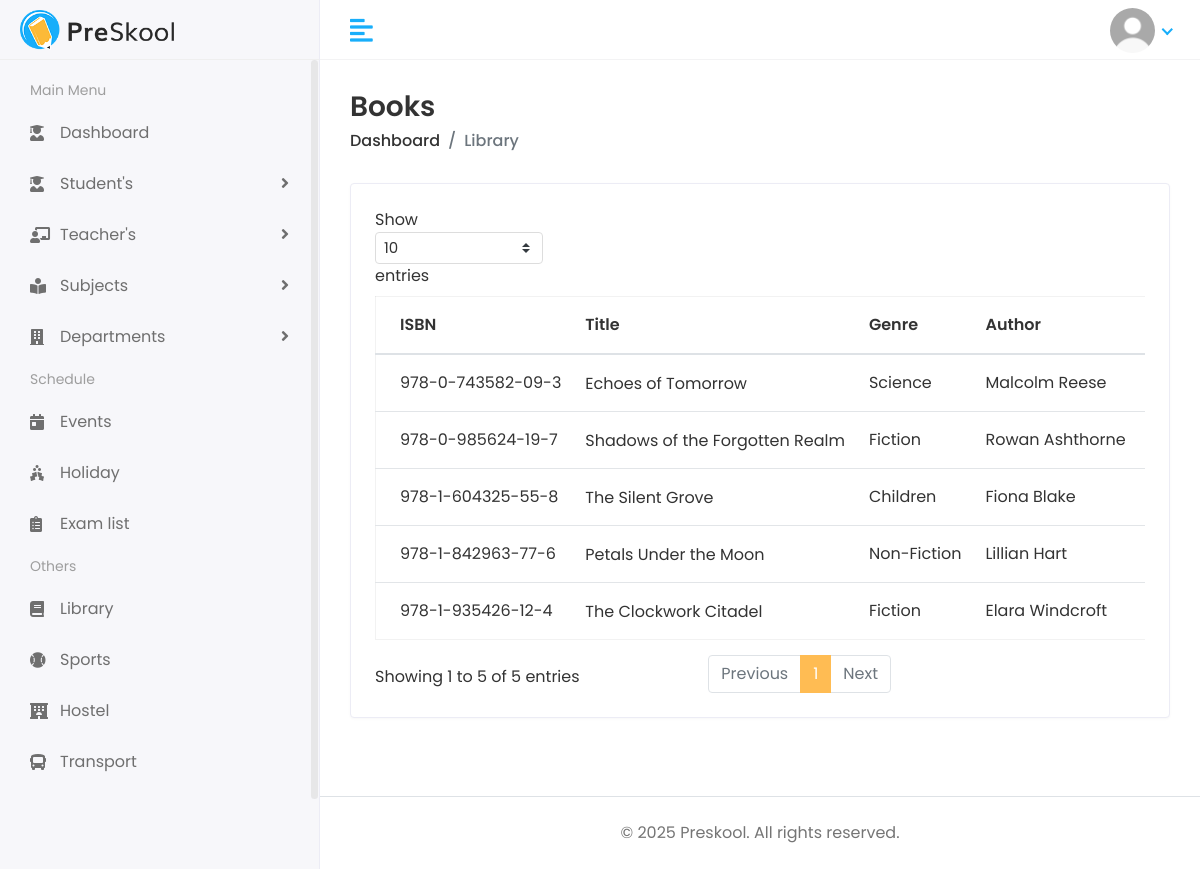
The page /others/library/ (signed in) on the database its author committed.
### home_auth/models.py (models this page shows, shortened)
class CustomUser(AbstractUser):
    username = models.CharField(max_length=100, unique=True)
    email = models.EmailField(max_length=255, unique=True, db_index=True)
    is_authorized = models.BooleanField(default=False)
    login_token = models.CharField(max_length=6, blank=True, null=True)
    first_name = models.CharField(max_length=30, blank=True)
    last_name = models.CharField(max_length=30, blank=True)
    date_joined = models.DateTimeField(auto_now_add=True)
    profile_image = models.ImageField(
        upload_to='profile_images/',
        blank=True,
        null=True,
        default='profile_images/default-profile.png'
    )
    is_student = models.BooleanField(default=False)
    is_admin = models.BooleanField(default=False)
    is_teacher = models.BooleanField(default=False)
    groups = models.ManyToManyField(
        'auth.Group',
        related_name=None,
        blank=True
    )
    user_permissions = models.ManyToManyField(
        'auth.Permission',
        related_name=None,
        blank=True
    )

### others/models.py (models this page shows, shortened)
class Book(models.Model):
    GENRE_CHOICES = [
    ('Fiction', 'Fiction'),
    ('Non-Fiction', 'Non-Fiction'),
    ('Science', 'Science'),
    ('History', 'History'),
    ('Biography', 'Biography'),
    ('Children', 'Children'),
    ('Other', 'Other'),
    ]
    title = models.CharField(max_length=200)
    isbn = models.CharField(max_length=13, unique=True)
    genre = models.CharField(max_length=50, choices=GENRE_CHOICES)
    author = models.CharField(max_length=100)
    publisher = models.CharField(max_length=100)
    publish_date = models.DateField()
    number_of_pages = models.PositiveIntegerField()
    number_of_copies = models.PositiveIntegerField(default=1)
    language = models.CharField(max_length=50, default='English')
    description = models.TextField(blank=True)
    slug = models.SlugField(max_length=255, unique=True, blank=True)

### others/views.py (the view)
# urls.py: path("library/", views.book_list, name='book_list'),
def book_list(request):
    books = Book.objects.all()
    return render(request, "others/library/librarys.html", {"books": books})

### templates/others/library/librarys.html (shortened to what this page needs)
{% extends 'Home/base.html' %}
{% load static %}
{% block body %}
<div class="page-wrapper">
    <div class="content container-fluid">
        <div class="page-header">
            <div class="row align-items-center">
                <div class="col">
                    <h3 class="page-title">Books</h3>
                    <ul class="breadcrumb">
                        <ul class="breadcrumb">
                            {% if user.is_admin %}
                            <li class="breadcrumb-item">
                                <a href="{% url 'dean_dashboard' %}">Dashboard</a>
                            </li>
                            {% elif user.is_teacher %}
                            <li class="breadcrumb-item">
                                <a href="{% url 'teacher_dashboard' %}">Dashboard</a>
                            </li>
                            {% elif user.is_student %}
                            <li class="breadcrumb-item">
                                <a href="{% url 'student_dashboard' %}">Dashboard</a>
                            </li>
                            {% endif %}
                        <li class="breadcrumb-item active">Library</li>
                    </ul>
                </div>
            </div>
        </div>
        <div class="row">
            <div class="col-sm-12">
                <div class="card card-table">
                    <div class="card-body">
                        <div class="table-responsive">
                            <table class="table table-hover table-center mb-0 datatable">
                                <thead>
                                    <tr>
                                        <th>ISBN</th>
                                        <th>Title</th>
                                        <th>Genre</th>
                                        <th>Author</th>
                                        <th>Publisher</th>
                                    </tr>
                                </thead>
                                <tbody>
                                    {% for book in books %}
                                    <tr>
                                        <td>{{ book.isbn }}</td>
                                        <td>
                                            <h2 class="table-avatar">
                                                <a href="{% url 'view_book' book.slug %}">{{ book.title }}</a>
                                            </h2>
                                        </td>
                                        <td>{{ book.genre }}</td>
                                        <td>{{ book.author }}</td>
                                        <td>{{ book.publisher }}</td>
                                    </tr>
                                    {% endfor %}
                                </tbody>
                            </table>
                        </div>
                    </div>
                </div>
            </div>
        </div>
    </div>
    <footer class="text-center py-4 mt-5 border-top">
        <p class="mb-0 text-muted">&copy; 2025 Preskool. All rights reserved.</p>
    </footer>
</div>
{% endblock %}

### templates/Home/base.html (shortened to what this page needs)
{% load static %}
<!DOCTYPE html>
<html lang="en">
<head>
   <link rel="stylesheet" href="{% static 'assets/plugins/bootstrap/css/bootstrap.min.css' %}">
   <link rel="stylesheet" href="{% static 'assets/plugins/fontawesome/css/fontawesome.min.css' %}">
   <link rel="stylesheet" href="{% static 'assets/plugins/fontawesome/css/all.min.css' %}">
   <link rel="stylesheet" href="{% static 'assets/css/style.css' %}">
</head>
<body>
   <div class="main-wrapper">
      <div class="header">
         <div class="header-left">
            {% if user.is_admin %}
            <a href="{% url 'dean_dashboard' %}" class="logo">
               <img src="{% static 'assets/img/logo.png' %}" alt="Logo">
            </a>
            {% elif user.is_teacher %}
            <a href="{% url 'teacher_dashboard' %}" class="logo">
               <img src="{% static 'assets/img/logo.png' %}" alt="Logo">
            </a>
            {% elif user.is_student %}
            <a href="{% url 'student_dashboard' %}" class="logo">
               <img src="{% static 'assets/img/logo.png' %}" alt="Logo">
            </a>
            {% endif %}
         </div>
         <a href="javascript:void(0);" id="toggle_btn">
            <i class="fas fa-align-left"></i>
         </a>
         <ul class="nav user-menu">
            <li class="nav-item dropdown has-arrow">
               <a href="#" class="dropdown-toggle nav-link" data-toggle="dropdown">
        <img class="avatar-img rounded-circle"
             src="{{ user.profile_image.url|default:'/static/assets/img/profiles/default-profile.png' }}"
             width="45" height="45"
             alt="{{ user.username|default:'User' }}">
</a>
            </li>
         </ul>
      </div>
      <div class="sidebar" id="sidebar">
         <div class="sidebar-inner slimscroll">
            <div id="sidebar-menu" class="sidebar-menu">
               <ul>
                  <li class="menu-title"><span>Main Menu</span></li>
                  {% if user.is_admin %}
                  <li><a href="{% url 'dean_dashboard' %}"><i class="fas fa-user-shield"></i> <span>Dashboard</span></a>
                  </li>
                  {% elif user.is_teacher %}
                  <li><a href="{% url 'teacher_dashboard' %}"><i class="fas fa-chalkboard-teacher"></i>
                        <span>Dashboard</span></a></li>
                  {% elif user.is_student %}
                  <li><a href="{% url 'student_dashboard' %}"><i class="fas fa-user-graduate"></i>
                        <span>Dashboard</span></a></li>
                  {% endif %}
                  <li class="submenu">
                     <a href="#"><i class="fas fa-user-graduate"></i> <span> Student's</span> <span
                           class="menu-arrow"></span></a>
                  </li>
                  <li class="submenu">
                     <a href="#"><i class="fas fa-chalkboard-teacher"></i> <span> Teacher's</span> <span
                           class="menu-arrow"></span></a>
                  </li>
                  <li class="submenu">
                     <a href="#"><i class="fas fa-book-reader"></i> <span> Subjects</span> <span
                           class="menu-arrow"></span></a>
                  </li>
                  <li class="submenu">
                     <a href="#"><i class="fas fa-building"></i> <span> Departments</span> <span
                           class="menu-arrow"></span></a>
                  </li>
                  <li class="menu-title"><span>Schedule</span></li>
                  <li><a href="{% url 'event_list' %}"><i class="fas fa-calendar-day"></i> <span>Events</span></a></li>
                  <li><a href="{% url 'holiday_list' %}"><i class="fas fa-holly-berry"></i> <span>Holiday</span></a>
                  </li>
                  <li><a href="{% url 'exam_list' %}"><i class="fas fa-clipboard-list"></i> <span>Exam list</span></a>
                  </li>
                  <li class="menu-title"><span>Others</span></li>
                  <li><a href="{% url 'book_list' %}"><i class="fas fa-book"></i> <span>Library</span></a></li>
                  <li><a href="{% url 'sport_list' %}"><i class="fas fa-baseball-ball"></i> <span>Sports</span></a></li>
                  <li><a href="{% url 'hostel_list' %}"><i class="fas fa-hotel"></i> <span>Hostel</span></a></li>
                  <li><a href="{% url 'transport_list' %}"><i class="fas fa-bus"></i> <span>Transport</span></a></li>
               </ul>
            </div>
         </div>
      </div>
      <div class="page-content">
         {% block body %}
         {% endblock %}
      </div>
   </div>
</body>
</html>

### rows shown on the page
CustomUser: profile_image (placeholder picture)
Book: isbn "978-1-935426-12-4", title "The Clockwork Citadel", genre "Fiction", author "Elara Windcroft"
Book: isbn "978-0-743582-09-3", title "Echoes of Tomorrow", genre "Science", author "Malcolm Reese"
Book: isbn "978-1-604325-55-8", title "The Silent Grove", genre "Children", author "Fiona Blake"
Book: isbn "978-1-842963-77-6", title "Petals Under the Moon", genre "Non-Fiction", author "Lillian Hart"
Book: isbn "978-0-985624-19-7", title "Shadows of the Forgotten Realm", genre "Fiction", author "Rowan Ashthorne"
